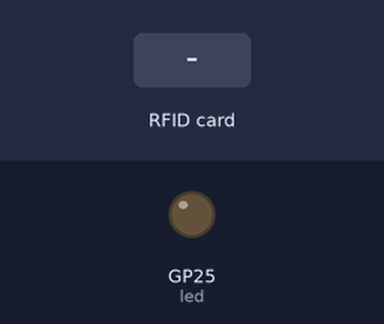
Bench run of a program on a simulated Raspberry Pi Pico running MicroPython. Shown: output pins drawn as LEDs (lit = HIGH). The inputs (shaded band) are chosen by the test bench. WiFi joins after 1.5 s; the interpreter's speed is modelled, so counts of loop turns are approximate; web requests get an empty 200 reply after 0.4 s; library files of the repository ran but are not shown: mfrc522.py; pins used as bus, display or sensor lines are not drawn; what the program prints to the serial console is not drawn.

Above: at 3.2 s.
3.3 s: RFID card 5E 7A 19 C4 held to the reader
Timing chart, 0 to 6.3 s (numbered marks = the images above; inputs shaded):
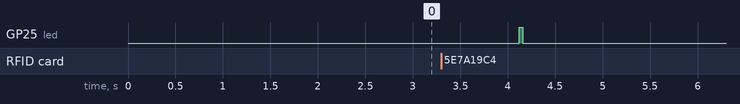

Measured:
- after the input at 3.3 s, GP25 (led): LOW → HIGH after 0.82 s, → LOW 0.04 s later

The program:

main.py
```python
import time, ujson, network,utime
import urequests as requests
from mfrc522 import MFRC522
from machine import Pin, Timer, WDT
import ubinascii
import gc

print("Start")
ssid = 'YOUR SSID'
password = 'YOUR PASSWORD'

request_url = 'https://YOUR.DOMIAN/API/'

led = machine.Pin("LED", machine.Pin.OUT)
count = 0
interval_scan = 0 # 每 X 秒掃描一次
timer = Timer()

def blink(timer):
    led.toggle()

def uidToString(uid):
    mystring = ""
    for i in uid:
        mystring = "%02X" % i + mystring
    return mystring

def uidToBinaryString(uid):
    mystring = ""
    for i in uid:
        mystring = str(i) + mystring
    return mystring

## WLAN Action ##
wlan = network.WLAN(network.STA_IF)
wlan.active(True)
wlan.connect(ssid, password)
mac = ubinascii.hexlify(network.WLAN().config('mac'),':').decode()
print(mac)


# Wait for connect or fail
max_wait = 20
while max_wait > 0:
    if wlan.status() < 0 or wlan.status() >=3:
        break;
    max_wait -=1
    print(f"count: {max_wait}, {wlan.status()}")
    time.sleep(1)

# Handle connection error
if wlan.status() != 3:
    print("Network connection failed")
else:
    print("Network Connected!")

reader = MFRC522(spi_id=0,sck=2,miso=4,mosi=3,cs=1,rst=0)
while True:
    #wdt = WDT(timeout=8388) # 看門狗 x ms 檢查一次
    #wdt.feed()
    count = count + 1
    if wlan.isconnected():
        (stat, tag_type) = reader.request(reader.REQIDL)   # 搜尋 RFID 卡片
        if stat == reader.OK:      # 找到卡片
            (stat, uid) = reader.SelectTagSN()
            if stat == reader.OK:
                card_num = uidToString(uid)
                print(count, card_num)
                # Send Data to BackEnd
                post_data = ujson.dumps({ "b": uidToBinaryString(uid), "h": card_num, "m": mac})
                res = requests.post(request_url, headers = {'content-type': 'application/json'}, data = post_data)
                res.close()
                del stat
                del tag_type
                del uid
                del card_num
                del res
                del post_data
                gc.collect()
                timer.init(freq=2.5, mode=Timer.ONE_SHOT, callback=blink)
        else:
            led.off()

    else:
        raise RuntimeError('network connection failed')
        led.off()
    #if interval_scan != 0:
    #    time.sleep(interval_scan)

    if count > 255:
        count = 0
```
